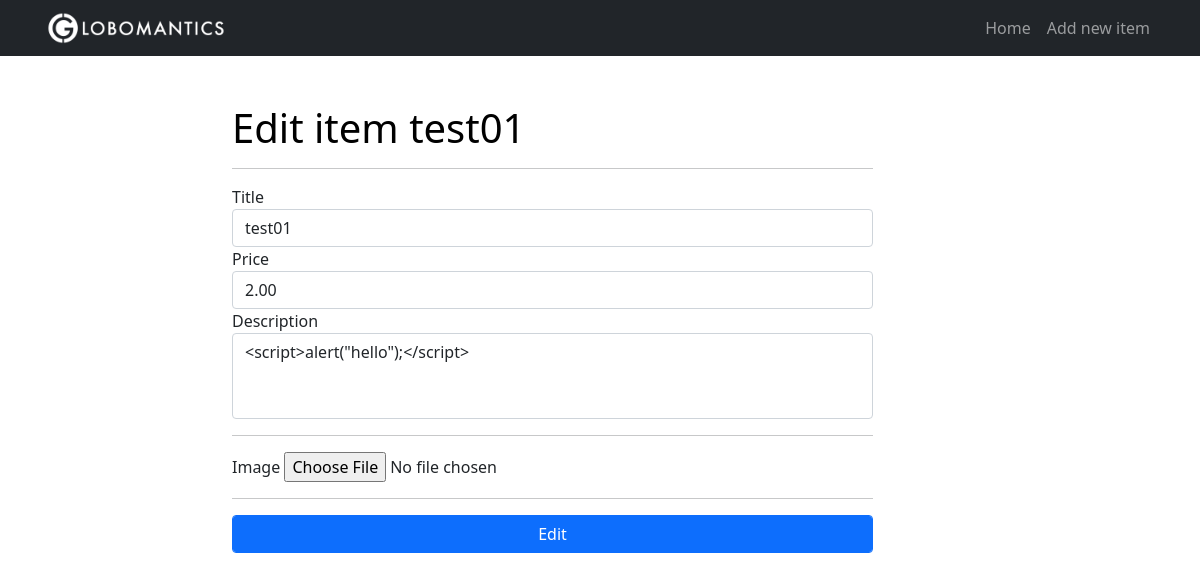
Screenshot of /item/7/edit with the database file from the repository.
### tables this page shows
CREATE TABLE items(
                    id              INTEGER PRIMARY KEY AUTOINCREMENT,
                    title           TEXT,
                    description     TEXT,
                    price           REAL,
                    image           TEXT,
                    category_id     INTEGER,
                    subcategory_id  INTEGER,
                    FOREIGN KEY(category_id) REFERENCES categories(id),
                    FOREIGN KEY(subcategory_id) REFERENCES subcategories(id)
);

### app.py (the view, shortened to what this page needs)
@app.route("/item/<int:item_id>/edit", methods=["GET", "POST"])
def edit_item(item_id):
    conn = get_db()
    c = conn.cursor()
    item_from_db = c.execute("SELECT * FROM items WHERE id = ?", (item_id,))
    row = c.fetchone()
    try:
        item = {
            "id": row[0],
            "title": row[1],
            "description": row[2],
            "price": row[3],
            "image": row[4]
        }
    except:
        item = {}
    if item:
        form = EditeItemForm()
        form.title.data = item["title"]
        form.price.data = item["price"]
        form.description.data = item["description"]
        if form.errors:
            flash("{}".format(form.errors), "danger")
        return render_template("edit.html", editItemForm=form, item=item)
    else:
        return redirect(url_for("home"))

### app.py
class EditeItemForm(ItemForm):
    submit = SubmitField("Edit")

### app.py (called while the page is built)
def get_db():
    db = getattr(g, "_database", None)
    if db is None:
        db = g._database = sqlite3.connect("db/globomantics.db")
        print("DB is open now")
    return db

@app.teardown_appcontext
def close_connection(exception):
    db = getattr(g, "_database", None)
    if db is not None:
        db.close()
        print("db is close now")

### templates/edit.html (shortened to what this page needs)
{% extends 'base.html' %}
{% set active_page = 'edit_item' %}
{% block content %}
<div class="row">
    <div class="col-lg-7 offset-lg-2 my-5">
        <h1>
            <a href="{{ url_for('edit_item', item_id=item.id) }}"> Edit item {{item.title}}</a>
        </h1><hr>
        <form method="POST" action="{{ url_for('edit_item', item_id=item.id) }}" enctype="multipart/form-data">
            <div class="form-group">
                {{ editItemForm.title.label}}
                {{ editItemForm.title(class="form-control") }}
            </div>
            <div class="form-group">
                {{ editItemForm.price.label}}
                {{ editItemForm.price(class="form-control") }}
            </div>
            <div class="form-group">
                {{ editItemForm.description.label}}
                {{ editItemForm.description(class="form-control", rows="3") }}
            </div>
            <hr>
            <div class="form-group">
                {{ editItemForm.image.label }}
                {{ editItemForm.image }}
            </div>
            <hr>
            {{ editItemForm.submit(class="btn btn-primary form-control") }}
        </form>
    </div>
</div>
{% endblock %}

### static/css/style.css (style rules this page uses)
body { padding-top: 56px; }
a { text-decoration: none; color: black; }
textarea { resize: none; }

### rows the page displays
items: title "test01", price "2.00", description "<script>alert(\"hello\");</script>"

### other values shown
{{ editItemForm.title.label }} "Title"
{{ editItemForm.price.label }} "Price"
{{ editItemForm.description.label }} "Description"
{{ editItemForm.image.label }} "Image"
